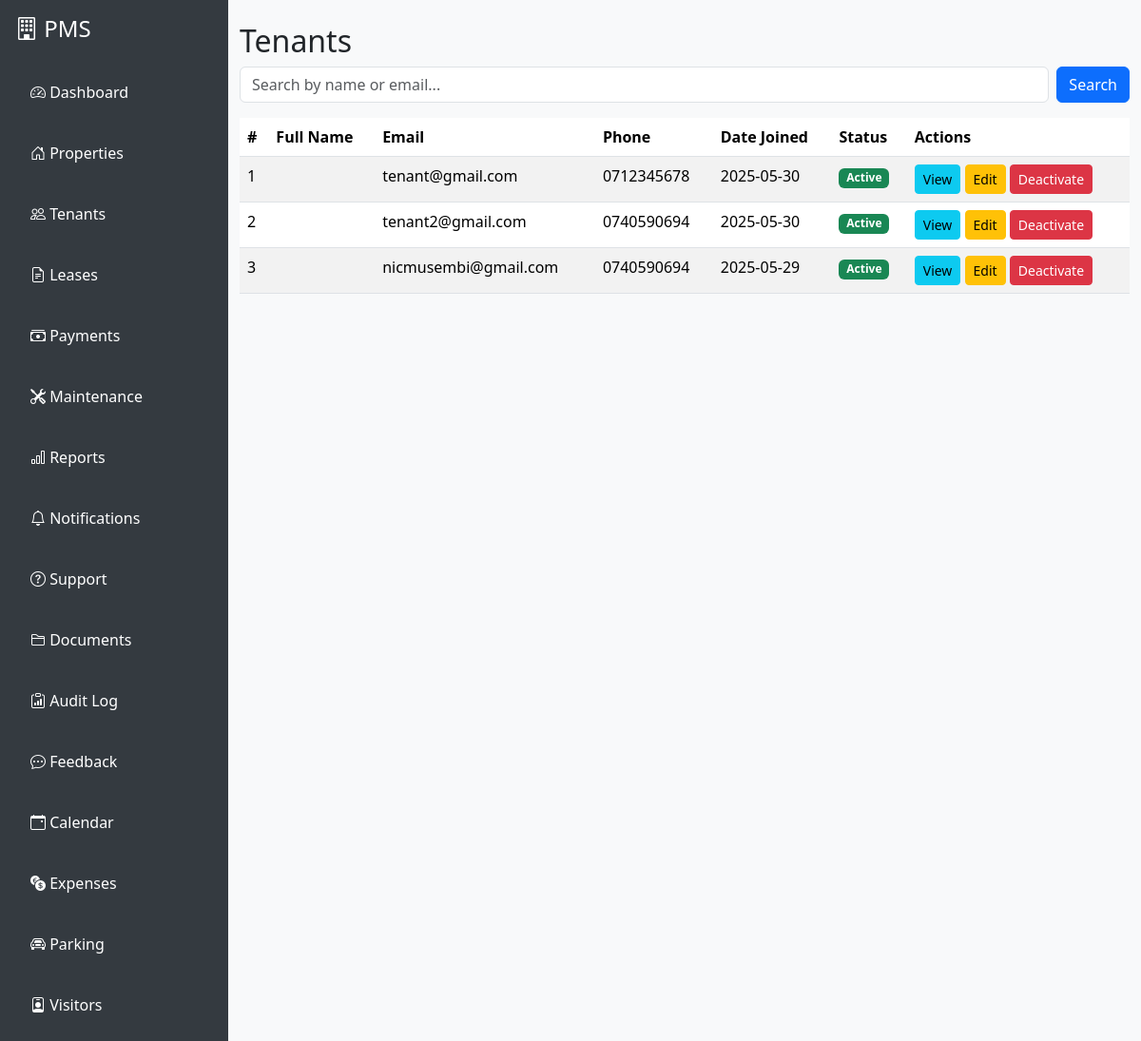
The page /accounts/users/ (signed in) on the database its author committed.
### accounts/models.py (models this page shows, shortened)
class User(AbstractUser):
    ROLE_CHOICES = [
        ('landlord', 'Landlord'),
        ('tenant', 'Tenant'),
        ('agent', 'Agent'),
        ('caretaker', 'Caretaker'),
    ]
    role = models.CharField(max_length=20, choices=ROLE_CHOICES)
    full_name = models.CharField(max_length=100, blank=True, null=True)
    phone_number = models.CharField(max_length=20, blank=True, null=True)
    national_id = models.CharField(max_length=30, blank=True, null=True)
    company_name = models.CharField(max_length=100, blank=True, null=True)
    agency_name = models.CharField(max_length=100, blank=True, null=True)
    emergency_contact_name = models.CharField(max_length=100, blank=True, null=True)
    emergency_contact_phone = models.CharField(max_length=20, blank=True, null=True)
    assigned_property = models.CharField(max_length=100, blank=True, null=True)

### accounts/views.py (the view)
# urls.py: path('users/', TenantListView.as_view(), name='tenant_list'),
class TenantListView(LoginRequiredMixin, ListView):
    model = User
    template_name = 'accounts/tenant_list.html'
    context_object_name = 'tenants'
    paginate_by = 10
    def get_queryset(self):
        qs = User.objects.filter(role='tenant')
        q = self.request.GET.get('q')
        if q:
            qs = qs.filter(
                models.Q(first_name__icontains=q) |
                models.Q(last_name__icontains=q) |
                models.Q(email__icontains=q)
            )
        return qs.order_by('-date_joined')

### templates/accounts/tenant_list.html (shortened to what this page needs)
{% extends "base.html" %}
{% block content %}
<div class="container mt-4">
    <h2>Tenants</h2>
    <form method="get" class="mb-3 d-flex">
        <input type="text" name="q" value="{{ request.GET.q }}" class="form-control me-2" placeholder="Search by name or email...">
        <button type="submit" class="btn btn-primary">Search</button>
    </form>
    <table class="table table-striped table-hover">
        <thead>
            <tr>
                <th>#</th>
                <th>Full Name</th>
                <th>Email</th>
                <th>Phone</th>
                <th>Date Joined</th>
                <th>Status</th>
                <th>Actions</th>
            </tr>
        </thead>
        <tbody>
            {% for tenant in tenants %}
            <tr>
                <td>{{ forloop.counter }}</td>
                <td>{{ tenant.get_full_name }}</td>
                <td>{{ tenant.email }}</td>
                <td>{{ tenant.phone_number|default:"-" }}</td>
                <td>{{ tenant.date_joined|date:"Y-m-d" }}</td>
                <td>
                    {% if tenant.is_active %}
                        <span class="badge bg-success">Active</span>
                    {% else %}
                        <span class="badge bg-secondary">Inactive</span>
                    {% endif %}
                </td>
                <td>
                    <a href="{% url 'tenant_detail' tenant.pk %}" class="btn btn-sm btn-info">View</a>
                    <a href="{% url 'tenant_edit' tenant.pk %}" class="btn btn-sm btn-warning">Edit</a>
                    {% if tenant.is_active %}
                        <a href="{% url 'tenant_deactivate' tenant.pk %}" class="btn btn-sm btn-danger">Deactivate</a>
                    {% else %}
                        <a href="{% url 'tenant_activate' tenant.pk %}" class="btn btn-sm btn-success">Activate</a>
                    {% endif %}
                </td>
            </tr>
            {% empty %}
            <tr>
                <td colspan="7">No tenants found.</td>
            </tr>
            {% endfor %}
        </tbody>
    </table>
</div>
{% endblock %}

### templates/base.html (style rules this page uses)
body { background: #f8f9fa; transition: background 0.3s, color 0.3s; }

### rows shown on the page
User: email "tenant@gmail.com", phone_number "0712345678", date_joined "2025-05-30", is_active "Active"
User: email "tenant2@gmail.com", phone_number "0740590694", date_joined "2025-05-30", is_active "Active"
User: email "nicmusembi@gmail.com", phone_number "0740590694", date_joined "2025-05-29", is_active "Active"
